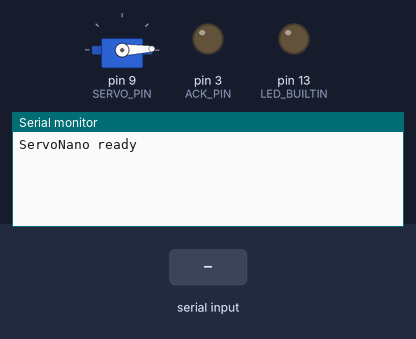
The sketch below on a simulated Arduino Uno, built with avr-gcc and run on an emulated ATmega328P. Shown: servo, output pins drawn as LEDs (lit = HIGH), the last lines printed to the serial monitor. Inputs (shaded band) come from the test bench.

Above: at 1.2 s.
1.3 s: "90,45\n" received over the second serial link
At 2.0 s:
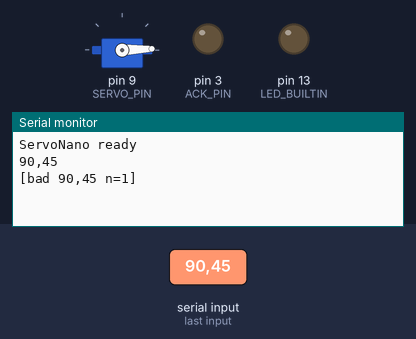
2.8 s: "5\n" received over the second serial link
At 4.1 s:
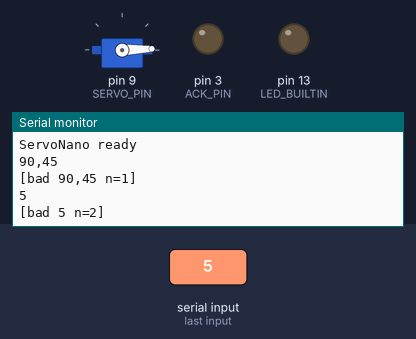

The sketch:

ServoNano.ino
```cpp
#include <Servo.h>
#include <SoftwareSerial.h>

#define SERVO_PIN 9
#define RX_PIN 2     // wire RP2040 D9 (bit-banged TX) here

// SoftwareSerial insists on owning a TX pin even though this link is one-way.
// Point it at an genuinely unused pin -- D3 is the ACK output now, and letting
// SoftwareSerial drive D3 as its idle-high TX would fight the ack pulses.
#define SS_DUMMY_TX_PIN 5

// ---------------------------------------------------------------- ack line
// D3 -> resistor divider -> RP2040 D2. The RP2040 is NOT 5V tolerant (abs max
// IOVDD+0.3 = 3.6 V), so this pin must never reach it directly:
//
//   ServoNano D3 ---[1.8k]---+---> RP2040 D2
//                            |
//                          [3.3k]
//                            |
//                           GND        -> 5.0 * 3.3/(1.8+3.3) = 3.24 V
//
// The 3.3k leg is now load-bearing in two ways: it sets the level AND it is
// what parks the line LOW (= no ack) if this board goes away. The main MCU
// adds INPUT_PULLDOWN, which drops the HIGH to ~3.15 V -- still well over the
// ESP32-S3's 2.475 V V_IH. A 2k bottom leg would give 2.45 V and NOT work.
//
// (The other direction needs nothing: the RP2040's 3.3 V clears this AVR's
// V_IH of 0.6*Vcc = 3.0 V, which is why the existing D9->D2 link works.)
//
// Protocol is a LEVEL, not a UART: idle LOW, driven HIGH for ACK_HOLD_MS on
// every accepted command. The main MCU already knows what value it sent, so it
// only needs "the command landed" -- no baud matching and no bit timing. The
// hold must outlast the sender's frame and stay shorter than the smallest
// settle (100 ms), so one command's ack can never be read as the next one's.
//
// !! POLARITY IS ACTIVE-HIGH (inverted 2026-08-17). It was idle-HIGH /
// !! pulse-LOW, with the main MCU using INPUT_PULLUP so a broken wire would
// !! read HIGH = "no ack". That reasoning only held for a break at the MCU pin.
// !! The divider's bottom-leg resistor sits between that node and GND, so a
// !! break anywhere upstream -- this wire, or an unplugged/unpowered ServoNano
// !! -- pinned the node LOW, which the old firmware read as a successful ack.
// !! Every command then "succeeded" and the enforced retry protected nothing.
// !!
// !! Idle LOW makes the bottom-leg resistor the fail-safe instead: lose this
// !! board and the line parks LOW = "no ack" = the main MCU retries forever
// !! instead of driving the carriage on an unconfirmed arm position.
// !!
// !! FLASH BOTH SIDES TOGETHER. A main MCU on the old build reads idle-LOW as a
// !! permanent ack; this build's idle HIGH would look the same to it. The main
// !! sketches probe the line at boot and log loudly on a mismatch.
#define ACK_PIN 3
const unsigned long ACK_HOLD_MS = 40;

// Discard a partially-received line if nothing new arrives for this long. The
// sender writes a whole line back-to-back in ~5 ms and repeats it every
// SERVO_TX_REPEAT_GAP_MS (6 ms), so a gap this large means the terminator was
// lost. Without this, a dropped byte leaves digits sitting in inputLine and they
// get glued onto the NEXT command.
const unsigned long LINE_STALE_MS = 50;

// LED acknowledge blink, non-blocking. This used to be `delay(50)` inline, which
// left the sketch deaf to the link for 50 ms after every accepted command --
// exactly when the sender's repeat copies are arriving.
const unsigned long LED_BLINK_MS = 30;

Servo s;
SoftwareSerial link(RX_PIN, SS_DUMMY_TX_PIN);

String inputLine;
unsigned long lastByteMs = 0;
unsigned long ledOffAtMs = 0;
unsigned long ackReleaseAtMs = 0;
int lastAppliedUs = -1;
unsigned long nRejected = 0;

// Parse one received line into a pulse width.
//
// Deliberately paranoid. The link is a bit-banged software UART with no
// handshake or checksum, so the only defence against a corrupted frame is
// refusing to act on anything that is not exactly what the sender is known to
// emit: 3 or 4 decimal digits, nothing else.
//
// The bug this replaces: `int us = inputLine.toInt()` truncated toInt()'s long
// to a 16-bit int BEFORE the 544..2400 range check, so two commands glued
// together by a dropped newline wrapped mod 65536 straight into the valid
// window -- "544"+"1018" -> 5441018 & 0xFFFF = 1530 us, "544"+"1471" ->
// 1983 us. Both sit at or past SERVO_US_ENGAGE, so a single lost byte threw the
// arm to engage mid-flip and squisked a disc 90 degrees. Keeping the value in a
// long and capping the digit count makes every such merge impossible.
//
// Note this can only reject a BAD command, never recover a LOST one -- if the
// digits are dropped there is nothing to act on and the arm holds its last
// position. That failure broke the flip arm (a lost REST left it at ENGAGE
// through both of flipDisc's X strokes), which is what the ack line above
// exists to catch. See "Servo link framing" in CLAUDE.md.
bool parsePulseUs(const String& line, int& out) {
  unsigned int n = line.length();
  if (n < 3 || n > 4) return false;              // 544..2400 is always 3-4 digits
  for (unsigned int i = 0; i < n; i++) {
    char c = line[i];
    if (c < '0' || c > '9') return false;        // no sign, space or stray byte
  }
  long v = line.toInt();                         // stays long -- no 16-bit wrap
  if (v < 544 || v > 2400) return false;
  out = (int)v;
  return true;
}

void setup() {
  Serial.begin(9600);          // USB-Serial, for debug echo
  link.begin(9600);            // matches the RP2040's bit-banged TX
  pinMode(LED_BUILTIN, OUTPUT);
  digitalWrite(LED_BUILTIN, LOW);
  pinMode(ACK_PIN, OUTPUT);
  digitalWrite(ACK_PIN, LOW);  // idle LOW (active-HIGH ack)
  // 544/2400 is the LIBRARY pulse range (0-180 deg); the boot park is REST,
  // which is 2 deg = 565us. Don't collapse the two -- the range must stay at
  // the library floor or every commanded angle shifts.
  s.attach(SERVO_PIN, 544, 2400);
  s.writeMicroseconds(565);
  lastAppliedUs = 565;
  Serial.println("ServoNano ready");
}

void loop() {
  unsigned long now = millis();

  if (ledOffAtMs && now >= ledOffAtMs) {
    digitalWrite(LED_BUILTIN, LOW);
    ledOffAtMs = 0;
  }
  if (ackReleaseAtMs && now >= ackReleaseAtMs) {
    digitalWrite(ACK_PIN, LOW);   // release: back to idle
    ackReleaseAtMs = 0;
  }

  // Drop a stalled partial line rather than letting it merge with the next one.
  if (inputLine.length() && (now - lastByteMs) > LINE_STALE_MS) {
    Serial.print("[stale ");
    Serial.print(inputLine);
    Serial.println("]");
    inputLine = "";
  }

  while (link.available()) {
    char c = (char)link.read();
    lastByteMs = millis();
    Serial.write(c);  // echo every byte that arrives so you can see corruption

    if (c == '\n' || c == '\r') {
      inputLine.trim();
      if (inputLine.length()) {
        int us;
        if (parsePulseUs(inputLine, us)) {
          s.writeMicroseconds(us);
          // Assert the ack for EVERY accepted line, including the sender's
          // repeat copies -- the RP2040 only needs to see it once, and
          // re-asserting simply extends the hold.
          digitalWrite(ACK_PIN, HIGH);  // assert ack
          ackReleaseAtMs = millis() + ACK_HOLD_MS;
          digitalWrite(LED_BUILTIN, HIGH);
          ledOffAtMs = millis() + LED_BLINK_MS;
          // Only ack a CHANGE over USB. The sender repeats each command 3x;
          // printing all three would triple the 9600-baud traffic and can back
          // up the 64-byte TX ring, which stalls this loop.
          if (us != lastAppliedUs) {
            Serial.print("[ok ");
            Serial.print(us);
            Serial.println("]");
            lastAppliedUs = us;
          }
        } else {
          nRejected++;
          Serial.print("[bad ");
          Serial.print(inputLine);
          Serial.print(" n=");
          Serial.print(nRejected);
          Serial.println("]");
        }
      }
      inputLine = "";
    } else {
      inputLine += c;
    }
  }
}
```

Measured:
- after the input at 1.3 s, the serial monitor: prints a new line at once (image 1)
- after the input at 2.8 s, the serial monitor: prints a new line at once (image 2)
